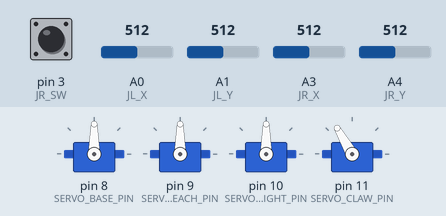
Bench run of a sketch on a simulated Arduino Uno, built with avr-gcc and run on an emulated ATmega328P. On the bench: 4 × servo. The inputs (shaded band) are chosen by the test bench; at power-on: A1 (JL_Y) = 512, A4 (JR_Y) = 512, A0 (JL_X) = 512, pin 3 (JR_SW) HIGH, A3 (JR_X) = 512. What the sketch prints to the serial monitor is not drawn.

Above: at 1.4 s.
1.5 s: A1 (JL_Y) set to 620
3.0 s: A1 (JL_Y) set to 647
At 3.47 s:
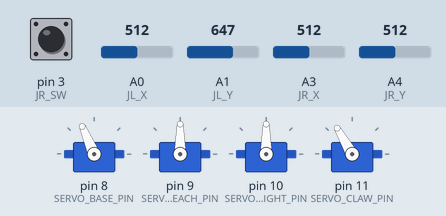
At 5.7 s:
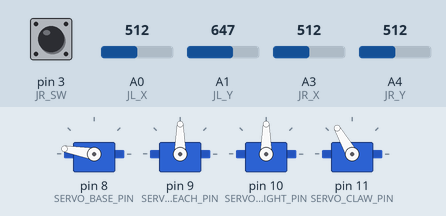
6.0 s: A4 (JR_Y) set to 621
7.5 s: A4 (JR_Y) set to 642
At 9.7 s:
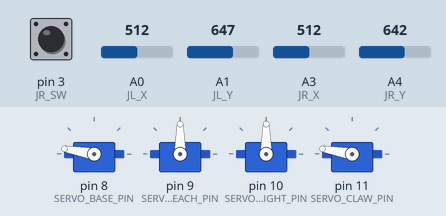
10.0 s: A0 (JL_X) set to 401
11.5 s: A0 (JL_X) set to 379
At 13.4 s:
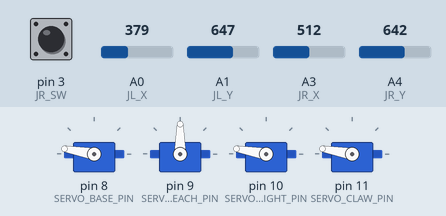
Timing chart, 0 to 14.9 s (numbered marks = the images above; inputs shaded):
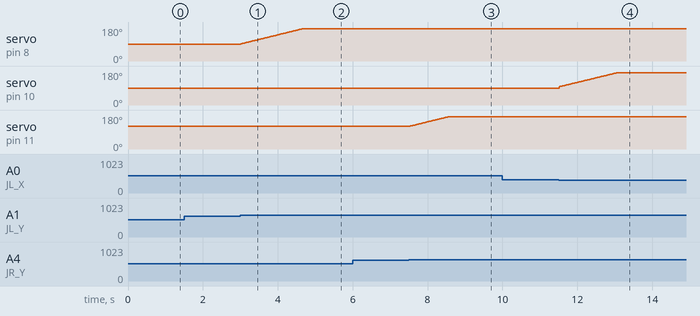

The sketch:

braco_garra.ino
```cpp
#include <Servo.h>

// =====================================================
// CONFIGURAÇÕES
// =====================================================

#define DEADZONE 120
#define SERVO_DELAY 20
#define SERVO_STEP_MIN 1
#define SERVO_STEP_MAX 5

// =====================================================
// PINOS DOS JOYSTICKS
// =====================================================

#define JL_X A0
#define JL_Y A1
#define JL_SW 2

#define JR_X A3
#define JR_Y A4
#define JR_SW 3

// =====================================================
// PINOS DOS SERVOS
// =====================================================

#define SERVO_BASE_PIN   8
#define SERVO_REACH_PIN  9
#define SERVO_HEIGHT_PIN 10
#define SERVO_CLAW_PIN   11

// =====================================================
// SERVOS
// =====================================================

Servo servoBase;
Servo servoReach;
Servo servoHeight;
Servo servoClaw;

// =====================================================
// ÂNGULOS ATUAIS
// =====================================================

int angleBase   = 90;
int angleReach  = 90;
int angleHeight = 90;
int angleClaw   = 120;

// =====================================================
// LIMITES
// =====================================================

const int BASE_MIN   = 10;
const int BASE_MAX   = 170;

const int REACH_MIN  = 30;
const int REACH_MAX  = 170;

const int HEIGHT_MIN = 40;
const int HEIGHT_MAX = 170;

const int CLAW_MIN   = 90;
const int CLAW_MAX   = 170;

// =====================================================
// CENTRO DOS JOYSTICKS
// =====================================================

int centerJLX = 512;
int centerJLY = 512;
int centerJRX = 512;
int centerJRY = 512;

// =====================================================
// SETUP
// =====================================================

void setup() {

  Serial.begin(115200);

  pinMode(JL_SW, INPUT_PULLUP);
  pinMode(JR_SW, INPUT_PULLUP);

  // Attach servos
  servoBase.attach(SERVO_BASE_PIN);
  servoReach.attach(SERVO_REACH_PIN);
  servoHeight.attach(SERVO_HEIGHT_PIN);
  servoClaw.attach(SERVO_CLAW_PIN);

  // Posição inicial
  servoBase.write(angleBase);
  servoReach.write(angleReach);
  servoHeight.write(angleHeight);
  servoClaw.write(angleClaw);

  // Calibração
  calibrateJoysticks();

  Serial.println("RoboARM Uno R4 iniciado");
}

// =====================================================
// LOOP
// =====================================================

void loop() {

  controlBase();
  controlHeight();
  controlReach();
  controlClaw();

  handleClawButton();

  delay(SERVO_DELAY);
}

// =====================================================
// CALIBRAÇÃO
// =====================================================

void calibrateJoysticks() {

  long sumLX = 0;
  long sumLY = 0;
  long sumRX = 0;
  long sumRY = 0;

  const int samples = 50;

  for (int i = 0; i < samples; i++) {

    sumLX += analogRead(JL_X);
    sumLY += analogRead(JL_Y);

    sumRX += analogRead(JR_X);
    sumRY += analogRead(JR_Y);

    delay(5);
  }

  centerJLX = sumLX / samples;
  centerJLY = sumLY / samples;

  centerJRX = sumRX / samples;
  centerJRY = sumRY / samples;

  Serial.println("Joysticks calibrados");
}

// =====================================================
// DEADZONE
// =====================================================

bool outsideDeadzone(int value) {
  return abs(value) > DEADZONE;
}

// =====================================================
// VELOCIDADE PROPORCIONAL
// =====================================================

int computeStep(int value) {

  int magnitude = abs(value);

  return map(
    magnitude,
    DEADZONE,
    512,
    SERVO_STEP_MIN,
    SERVO_STEP_MAX
  );
}

// =====================================================
// BASE
// =====================================================

void controlBase() {

  int value = analogRead(JL_Y) - centerJLY;

  if (!outsideDeadzone(value))
    return;

  int step = computeStep(value);

  if (value > 0)
    angleBase += step;
  else
    angleBase -= step;

  angleBase = constrain(angleBase, BASE_MIN, BASE_MAX);

  servoBase.write(angleBase);
}

// =====================================================
// HEIGHT
// =====================================================

void controlHeight() {

  int value = analogRead(JL_X) - centerJLX;

  if (!outsideDeadzone(value))
    return;

  int step = computeStep(value);

  if (value > 0)
    angleHeight -= step;
  else
    angleHeight += step;

  // Correção geométrica
  int minHeight = (-0.75 * angleReach) + 165;

  angleHeight = constrain(angleHeight, minHeight, HEIGHT_MAX);

  servoHeight.write(angleHeight);
}

// =====================================================
// REACH
// =====================================================

void controlReach() {

  int value = analogRead(JR_X) - centerJRX;

  if (!outsideDeadzone(value))
    return;

  int step = computeStep(value);

  if (value > 0)
    angleReach -= step;
  else
    angleReach += step;

  int minReach = (angleHeight - 165) / -0.75;

  angleReach = constrain(angleReach, minReach, REACH_MAX);

  servoReach.write(angleReach);
}

// =====================================================
// CLAW
// =====================================================

void controlClaw() {

  int value = analogRead(JR_Y) - centerJRY;

  if (!outsideDeadzone(value))
    return;

  int step = computeStep(value);

  if (value > 0)
    angleClaw += step;
  else
    angleClaw -= step;

  angleClaw = constrain(angleClaw, CLAW_MIN, CLAW_MAX);

  servoClaw.write(angleClaw);
}

// =====================================================
// BOTÃO DA GARRA
// =====================================================

void handleClawButton() {

  static bool lastState = HIGH;

  bool currentState = digitalRead(JR_SW);

  // Detecta clique
  if (lastState == HIGH && currentState == LOW) {

    if (angleClaw > 120)
      angleClaw = CLAW_MIN;
    else
      angleClaw = CLAW_MAX;

    servoClaw.write(angleClaw);

    delay(150);
  }

  lastState = currentState;
}
```

Measured:
- the behaviour switches between 632 and 633 on A1 (JL_Y) (found by bisection; images 0 and 1)
- the behaviour switches between 632 and 633 on A4 (JR_Y) (found by bisection; images 2 and 3)
- the behaviour switches between 392 and 391 on A0 (JL_X) (found by bisection; images 3 and 4)
- after the input at 1.5 s, every drawn part: stays the same
- after the input at 3.0 s, servo on pin 8 (SERVO_BASE_PIN): moves from 90° to 170° over 1.6 s, starting at once
- after the input at 6.0 s, every drawn part: stays the same
- after the input at 7.5 s, servo on pin 11 (SERVO_CLAW_PIN): moves from 120° to 170° over 1.0 s, starting at once
- after the input at 10.0 s, every drawn part: stays the same
- after the input at 11.5 s, servo on pin 10 (SERVO_HEIGHT_PIN): moves from 90° to 170° over 1.5 s, starting at once
